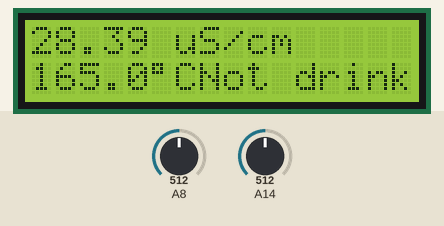
Simulated run of this sketch. Board: Arduino Mega 2560, built with avr-gcc and run on an emulated ATmega2560. Shown: 16×2 character LCD. The inputs (shaded band) are chosen by the test bench; at power-on: A8 = 512, A14 = 512.

Above: at 1.2 s.
1.3 s: A8 set to 367
At 5.9 s:
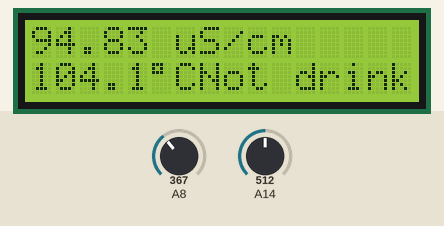
6.7 s: A8 set to 340
At 11.5 s:
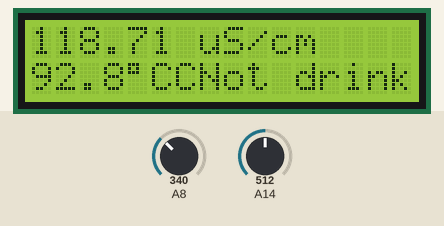
11.8 s: A14 set to 565
At 16.1 s:
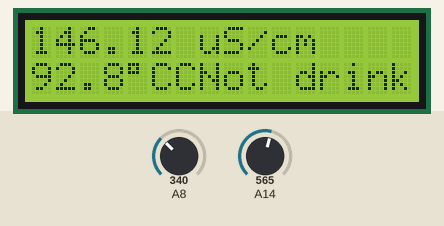
16.9 s: A14 set to 582
At 21.6 s:
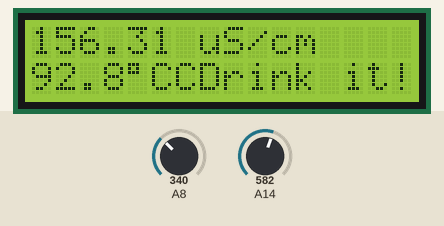
21.9 s: A8 set to 511
At 26.4 s:
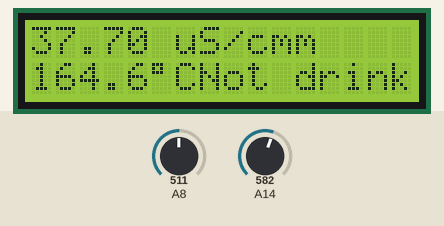
27.0 s: A14 set to 272
At 31.0 s:
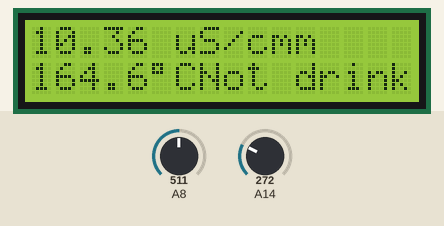
32.1 s: A14 set to 254
Timing chart, 0 to 35.1 s (numbered marks = the images above; inputs shaded):
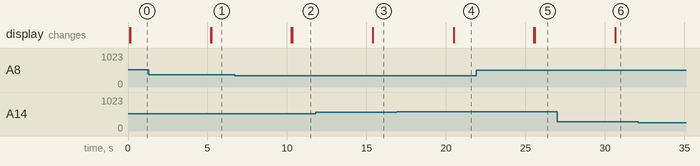

The sketch:

sketch_final.ino
```cpp
#include <LiquidCrystal.h>                                //Δήλωση βιβλιοθήκης LiquidCrystal.
LiquidCrystal lcd(12, 11, 5, 4, 3, 2);                    //Αρχικοποιεί την βιβλιοθήκη με τα pins της πλακέτας που συνδέεται η οθόνη.
void setup() {                                            //Κλήση συνάρτησης αρχικοποίησης setup().
  lcd.begin(16, 2);                                       //Αρχικοποίηση και δήλωση στηλών και γραμμών οθόνης LCD.
  lcd.clear();                                            /*Καθαρισμός οθόνης LCD από τους χαρακτήρες και τοποθέτηση κέρσορα κειμένου στην
                                                            πάνω αριστερή γωνία της οθόνης*/
}

  void loop() {                                           //Κλήση συνάρτησης κυρίως προγράμματος loop().

                                                          // Εμφάνιση θερμοκρασίας νερού μέσω του TMP36.
   lcd.setCursor(0,1);                                    //Τοποθέτηση του κέρσορα στην στήλη 0 και στην γραμμή 1.
   int w_temp_analog_in = analogRead(A8);                 //Διαβάζει το pin A8 και καταχωρεί το περιεχόμενό του σε μία μεταβλητή.
   delay(20);                                             //Παύει την εκτέλεση του προγράμματος για 20 ms.
   w_temp_analog_in = analogRead(A8);                     //Διαβάζει πάλι το pin A8 και καταχωρεί το περιεχόμενό του στην ίδια  μεταβλητή.
   delay(20);                                             //Παύει πάλι την εκτέλεση του προγράμματος για 20 ms.
   float voltage = w_temp_analog_in* 0.0042;              //Μετατρέπει το περιεχόμενο του pin A8 σε τάση.
   float w_temp_analog_in_to_temp=(voltage-0.5)*100;      //Μετατρέπει την προηγούμενη τάση σε θερμοκρασία και την καταχωρεί σε μία μεταβλητή.
   lcd.print(w_temp_analog_in_to_temp,1);                 //Τυπώνει στην οθόνη την θερμοκρασία με ένα δεκαδικό ψηφίο.
   lcd.print((char)223);                                  //Τυπώνει στην οθόνη το χαρακτήρα ο.
   lcd.print("C");                                        //Τυπώνει στην οθόνη το κείμενο C.

                                                           //Ανάγνωση αναλογικής τάσης που διαρρέει το νερό.
   lcd.setCursor(0,0);                                     //Τοποθέτηση του κέρσορα στην στήλη 0 και στην γραμμή 0.
   int voltage_analog_in = analogRead(A14);                //Διαβάζει το pin A14 και καταχωρεί το περιεχόμενό του σε μία μεταβλητή.
   delay(20);                                              //Παύει την εκτέλεση του προγράμματος για 20 ms.
   voltage_analog_in = analogRead(A14);                    //Διαβάζει πάλι το pin A14 και καταχωρεί το περιεχόμενό του στην ίδια  μεταβλητή.
   delay(20);                                              //Παύει πάλι την εκτέλεση του προγράμματος για 20 ms.
   float Vr = voltage_analog_in * (5.0 / 1024.0);          /*Μετατρέπει το περιεχόμενο του pin A14 σε τάση και το καταχωρεί σε μία μεταβλητή.
                                                           Αυτή είναι η τάση που εφαρμόζεται στην αντίσταση αναφοράς άρα και η τάση που εφαρμόζεται
                                                           ανάμεσα στα δύο ηλεκτρόδια*/

                                                           //Εμφάνιση αγωγιμότητας νερού.
   float Vin=5.000;                                        //Τάση τροφοδοσίας.
   float R=2200.000;                                       //Τιμή αντίστασης αναφοράς.
   float Vwater=(Vin-Vr);                                  //Τάση που εφαρμόζεται ανάμεσα στα ηλεκτρόδια μέσα στο νερό.
   float It=(Vr/R)*pow (10,6);                             //Ρεύμα που διαρέει την αντίσταση αναφοράς.
   float Swater=It/Vwater;                                 //Ειδική αγωγιμότητα νερού (χωρίς εξάρτηση θερμοκρασίας).
   float Tcal=25;                                          //Χρακτηριστική θερμοκρασία 25 C, για μέτρηση της αγωγιμότητας.
   float Tdif=Tcal-w_temp_analog_in_to_temp;               //Διαφορά ανάμεσα στην χαρακτηριστική θερμοκρασία των 25 C και στην θερμοκρασία του νερού.
   float Swater_temp=Swater*pow(1.02,Tdif);                //Ειδική αγωγιμότητα νερού (με εξάρτηση θερμοκρασίας).
   lcd.print(Swater_temp,2);                               //Τυπώνει στην οθόνη την αγωγιμότητα του νερού με 2 δεκαδικά ψηφία.
   lcd.print (" uS/cm");                                   //Τυπώνει στην οθόνη το κείμενο uS/cm.


                                                           //Εμφάνιση μηνύματος για πόσιμο ή όχι νερό.
   if (Swater_temp>=150 && Swater_temp<=1100)              //Αν η αγωγιμότητα έχει τιμή από 150 έως 1100.
  {
   lcd.setCursor(7,1);                                     //Τοποθέτηση του κέρσορα στην στήλη 7 και στην γραμμή 1.
   lcd.print("Drink it!");                                 //Τυπώνει στην οθόνη το μήνυμα Drink it!.
  }

  else if ((Swater_temp>=0 && Swater_temp<=130) || (Swater_temp>=1200 && Swater_temp<=70000))  //Αλλιώς αν η αγωγιμότητα έχει τιμή από 0 έως 130 ή από 1200 έως 70000.
  {
   lcd.setCursor(7,1);                                     //Τοποθέτηση του κέρσορα στην στήλη 7 και στην γραμμή 1.
   lcd.print("Not drink!");                                //Τυπώνει στην οθόνη το μήνυμα Not drink it!.
  }
   delay(5000);                                            //Το πρόγραμμα εκτελείται ανα 5 sec.
  }
```

Measured:
- the behaviour switches between 358 and 357 on A8 (found by bisection; images 1 and 2)
- the behaviour switches between 571 and 572 on A14 (found by bisection; images 3 and 4)
- after the input at 1.3 s, the display: first changes after 3.9 s (image 1 shows a later state)
- after the input at 6.7 s, the display: first changes after 3.6 s (image 2 shows a later state)
- after the input at 11.8 s, the display: changes after 3.6 s (image 3)
- after the input at 16.9 s, the display: changes after 3.6 s (image 4)
- after the input at 21.9 s, the display: first changes after 3.6 s (image 5 shows a later state)
- after the input at 27.0 s, the display: changes after 3.7 s (image 6)
